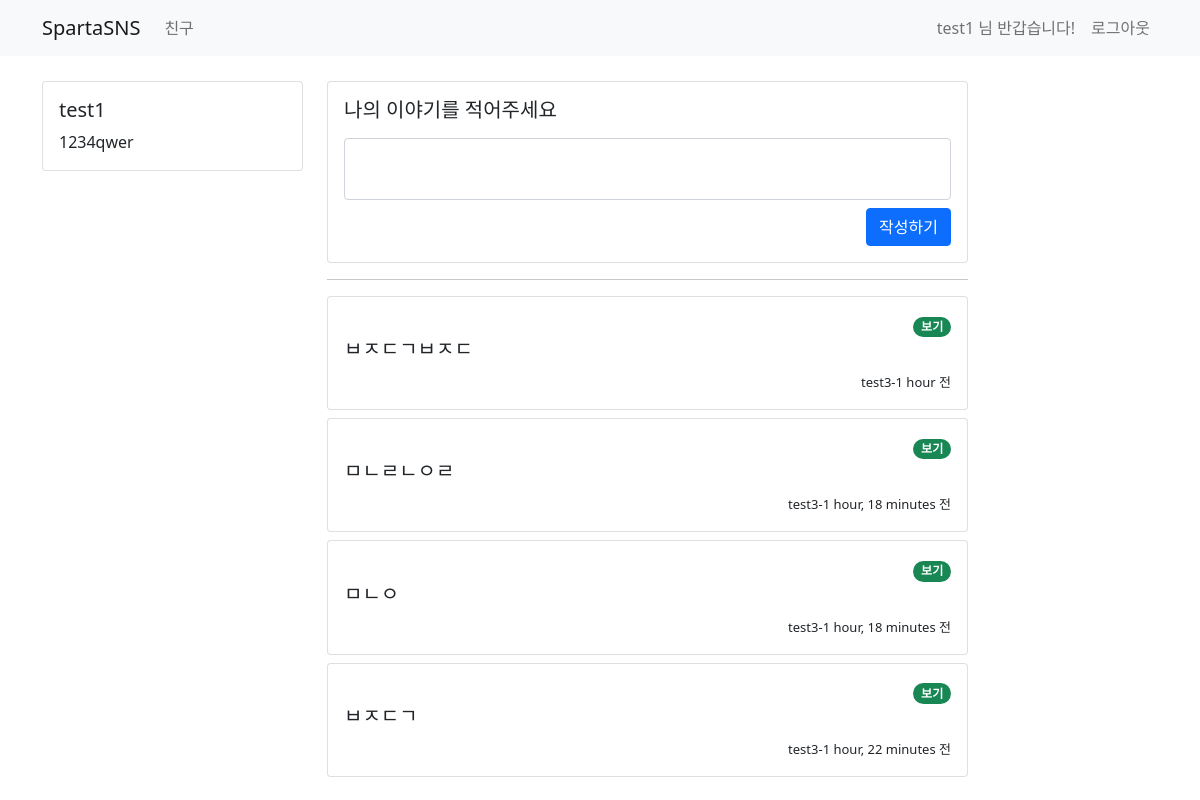
/tweet/ (signed in), run on the app's committed database.
### user/models.py (models this page shows)
class UserModel(AbstractUser):
    class Meta:
        db_table = "my_user"
    bio = models.CharField(max_length=256, default='')

### tweet/models.py (models this page shows)
class TweetModel(models.Model):
    class Meta:
        db_table = "tweet"
    author = models.ForeignKey(UserModel, on_delete=models.CASCADE)
    content = models.CharField(max_length=256)
    created_at = models.DateTimeField(auto_now_add=True)
    updated_at = models.DateTimeField(auto_now=True)

### tweet/views.py (the view, shortened to what this page needs)
# urls.py: path('', include('tweet.urls')),    # tweet/urls.py 경로 추가
def tweet(request):
    if request.method == 'GET':
        user = request.user.is_authenticated
        if user:
            all_tweet = TweetModel.objects.all().order_by('-created_at')
            return render(request, 'tweet/home.html', {'tweet': all_tweet})
        else:
            return redirect('/sign-in')

### templates/tweet/home.html (shortened to what this page needs)
{% extends 'base.html' %}
{% block content %}
    <div class="container timeline-container">
        <div class="row">
            <div class="col-md-3">
                <div class="card">
                    <div class="card-body">
                        <h5 class="card-title"> {{ user.username }} </h5>
                        <p class="card-text"> {{ user.bio }} </p>
                    </div>
                </div>
            </div>
            <div class="col-md-7">
                <div class="row mb-2">
                    <div class="col-md-12">
                        <div class="card">
                            <div class="card-body">
                                <div class="media">
                                    <div class="media-body">
                                        <h5 class="mt-0">나의 이야기를 적어주세요</h5>
                                        <p>
                                        <form action="/tweet/" method="post">
                                            <div class="form-group mb-2">
                                                <textarea class="form-control" style="resize: none" name='my-content'
                                                          id="my-content"></textarea>
                                            </div>
                                            <button type="submit" class="btn btn-primary" style="float:right;">작성하기
                                            </button>
                                        </form>
                                        </p>
                                    </div>
                                </div>
                            </div>
                        </div>
                    </div>
                </div>
                <hr>
                <div class="row">
                    {% for tw in tweet %}
                        <div class="col-md-12 mb-2">
                            <div class="card">
                                <div class="card-body">
                                    <div style="text-align: right">
                                        <a href="/tweet/{{ tw.id }}">
                                            <span class="badge rounded-pill bg-success">보기</span>
                                        </a>
                                    </div>
                                    <div class="media">
                                        <div class="media-body">
                                            <h5 class="mt-0">{{ tw.content }}</h5>
                                        </div>
                                        <div style="text-align: right">
                                            <span style="font-size: small">{{ tw.author.username }}-{{ tw.created_at|timesince }} 전</span>
                                        </div>
                                    </div>
                                </div>
                            </div>
                        </div>
                    {% endfor %}
                </div>
            </div>
            <div class="col-md-2"></div>
        </div>
    </div>
{% endblock %}

### templates/base.html (shortened to what this page needs)
<!DOCTYPE html>
<html lang="en">
<head>
    <link href="https://cdn.jsdelivr.net/npm/bootstrap@5.0.0-beta3/dist/css/bootstrap.min.css" rel="stylesheet"
>
</head>
<body>
<nav class="navbar navbar-expand-lg navbar-light bg-light">
    <div class="container">
        <a class="navbar-brand" href="/">SpartaSNS</a>
        <div class="collapse navbar-collapse" id="navbarSupportedContent">
            <ul class="navbar-nav mr-auto">
                <li class="nav-item active">
                    <a class="nav-link" href="#"> 친구 </a>
                </li>
            </ul>
        </div>
        <form class="form-inline my-2 my-lg-0">
            {% if not user.is_authenticated %}
                <ul class="navbar-nav mr-auto">
                    <li class="nav-item active">
                        <a class="nav-link" href="/sign-in"> Sign In <span class="sr-only"></span></a>
                    </li>
                    <li class="nav-item active">
                        <a class="nav-link" href="/sign-up"> Sign Up <span class="sr-only"></span></a>
                    </li>
                </ul>
            {% else %}
                <ul class="navbar-nav mr-auto">
                    <li class="nav-item" disabled>
                        <span class="nav-link">
                            {{ user.username }} 님 반갑습니다!
                        </span>
                    </li>
                    <li class="nav-item">
                        <a class="nav-link" href="/logout"> 로그아웃 </a>
                    </li>
                </ul>
            {% endif %}
        </form>
    </div>
</nav>
{% block content %}
{% endblock %}
</body>
</html>

### templates/base.html (style rules this page uses)
.timeline-container { margin-top: 25px }

### data on the page
UserModel: username "test1", bio "1234qwer"
TweetModel: content "ㅂㅈㄷㄱㅂㅈㄷ", author.username "test3", created_at "1 hour"
TweetModel: content "ㅁㄴㄹㄴㅇㄹ", author.username "test3", created_at "1 hour, 18 minutes"
TweetModel: content "ㅁㄴㅇ", author.username "test3", created_at "1 hour, 18 minutes"
TweetModel: content "ㅂㅈㄷㄱ", author.username "test3", created_at "1 hour, 22 minutes"
